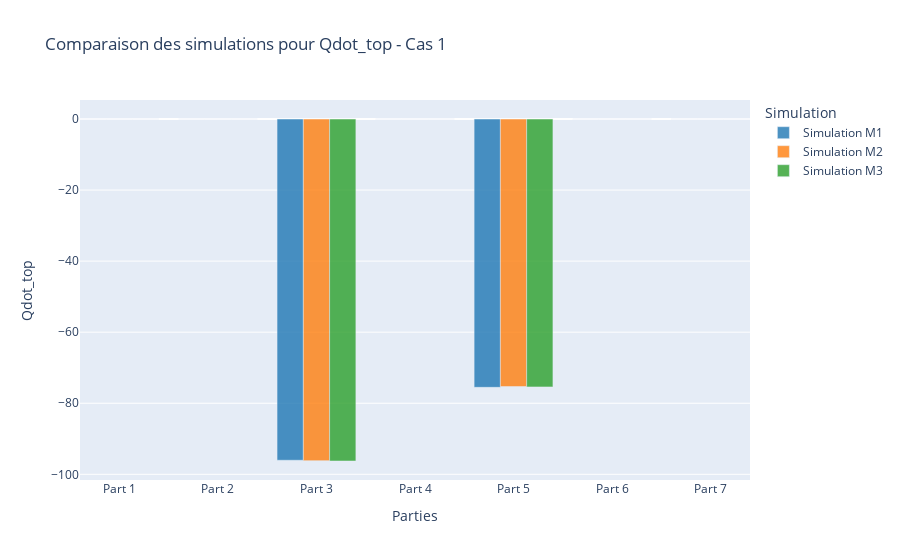
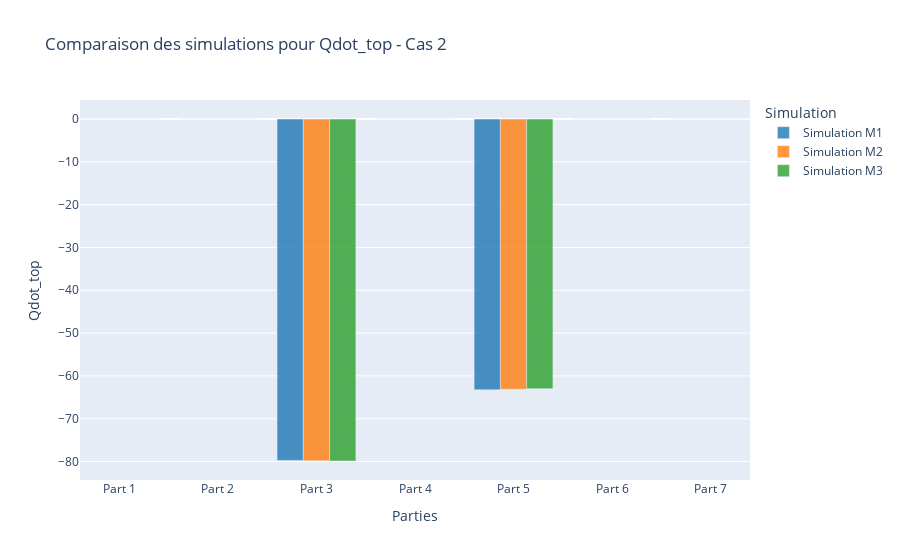
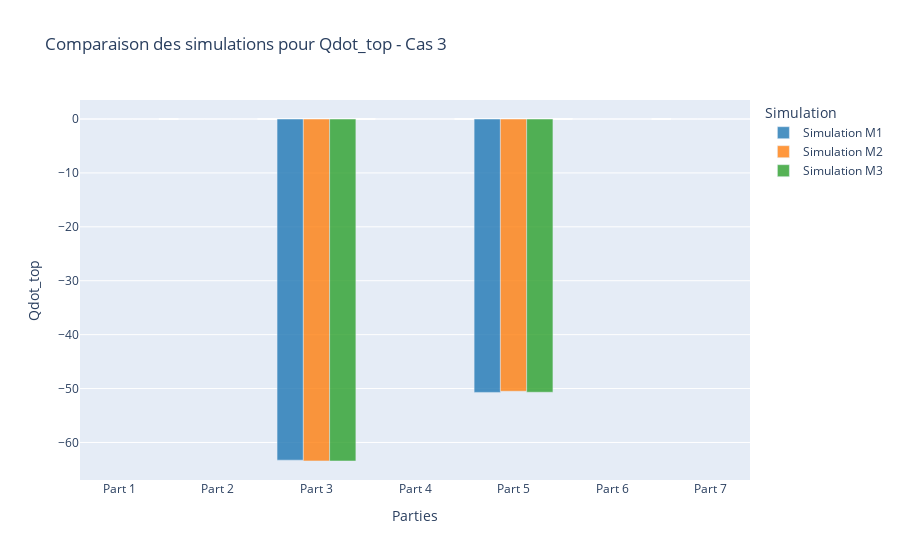
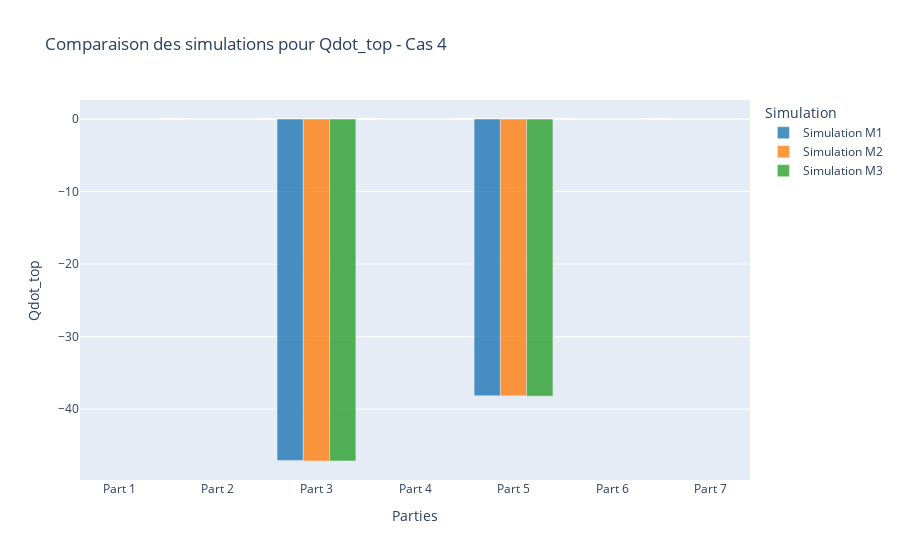

Notebook cell for these charts, in order:
### Code cell
## Comparaison Qdot_top_conv pour chaque partie // CFD

# Couleurs pour chaque simulation (autant de couleurs que de simulations)
sim_colors = ['#1f77b4', '#ff7f0e', '#2ca02c', '#d62728', '#9467bd', '#8c564b', '#e377c2']

# Initialisation de la liste de figures pour les graphiques par cas
fig_comparison_list = []

# Largeur des barres pour chaque simulation
bar_width = 0.8 / nb_mesh

# Positions des barres pour chaque partie et chaque simulation
bar_positions = np.arange(1, nb_hx + 3)  # positions pour chaque partie (1 à nb_hx)

# Boucle sur chaque cas
for case in range(nb_cases):
    # Créer une figure pour comparer les simulations
    fig_comparison = go.Figure()

    # Pour chaque simulation (chaque maillage)
    for mesh in range(nb_mesh):
        # Liste pour stocker les valeurs de Qdot_top_rad pour chaque partie
        top_rad_values = []

        # Pour chaque partie
        for part in range(1, nb_hx + 3):
            # Récupérer les valeurs de Qdot_top_rad pour la dernière itération pour ce cas et ce maillage
            iteration = limit_big_it - 1
            Qdot_tube, Qdot_top, Qdot_abs, Qdot_top_rad = calculate_Qdot(mesh, case, iteration)
            top_rad_values.append(Qdot_top[part - 1])

        # Ajouter les barres pour chaque partie
        fig_comparison.add_trace(go.Bar(
            x=bar_positions + (mesh - (nb_mesh - 1) / 2) * bar_width,
            y=top_rad_values,
            name=f'Simulation M{mesh + 1}',
            marker_color=sim_colors[mesh],
            width=bar_width,
            opacity=0.8
        ))

    # Mise en forme du titre et des axes
    fig_comparison.update_layout(
        title=f'Comparaison des simulations pour Qdot_top - Cas {case + 1}',
        xaxis_title='Parties',
        yaxis_title='Qdot_top',
        xaxis=dict(
            tickmode='array',
            tickvals=np.arange(1, nb_hx + 3),
            ticktext=[f'Part {i}' for i in range(1, nb_hx + 3)]
        ),
        barmode='group',  # Regrouper les barres
        legend_title='Simulation'
    )

    # Ajouter la figure à la liste
    fig_comparison_list.append(fig_comparison)

# Afficher toutes les figures
for fig_comparison in fig_comparison_list:
    fig_comparison.show()

### Figure 1 — Plotly figure (JSON) as saved in the notebook; plotly's stock layout.template omitted (floating-point values rounded to 4 significant figures)
{"data": [{"marker": {"color": "#1f77b4"}, "name": "Simulation M1", "opacity": 0.8, "type": "bar", "width": 0.2667, "x": [0.7333, 1.733, 2.733, 3.733, 4.733, 5.733, 6.733], "y": [1e-06, 1e-06, -96.05, 1e-06, -75.52, 1e-06, 1e-06]}, {"marker": {"color": "#ff7f0e"}, "name": "Simulation M2", "opacity": 0.8, "type": "bar", "width": 0.2667, "x": [1, 2, 3, 4, 5, 6, 7], "y": [1e-06, 1e-06, -96.15, 1e-06, -75.3, 1e-06, 1e-06]}, {"marker": {"color": "#2ca02c"}, "name": "Simulation M3", "opacity": 0.8, "type": "bar", "width": 0.2667, "x": [1.267, 2.267, 3.267, 4.267, 5.267, 6.267, 7.267], "y": [1e-06, 1e-06, -96.25, 1e-06, -75.4, 1e-06, 1e-06]}], "layout": {"barmode": "group", "legend": {"title": {"text": "Simulation"}}, "title": {"text": "Comparaison des simulations pour Qdot_top - Cas 1"}, "xaxis": {"tickmode": "array", "ticktext": ["Part 1", "Part 2", "Part 3", "Part 4", "Part 5", "Part 6", "Part 7"], "tickvals": [1, 2, 3, 4, 5, 6, 7], "title": {"text": "Parties"}}, "yaxis": {"title": {"text": "Qdot_top"}}}}

### Figure 2 — Plotly figure (JSON) as saved in the notebook; plotly's stock layout.template omitted (floating-point values rounded to 4 significant figures)
{"data": [{"marker": {"color": "#1f77b4"}, "name": "Simulation M1", "opacity": 0.8, "type": "bar", "width": 0.2667, "x": [0.7333, 1.733, 2.733, 3.733, 4.733, 5.733, 6.733], "y": [1e-06, 1e-06, -79.73, 1e-06, -63.24, 1e-06, 1e-06]}, {"marker": {"color": "#ff7f0e"}, "name": "Simulation M2", "opacity": 0.8, "type": "bar", "width": 0.2667, "x": [1, 2, 3, 4, 5, 6, 7], "y": [1e-06, 1e-06, -79.83, 1e-06, -63.11, 1e-06, 1e-06]}, {"marker": {"color": "#2ca02c"}, "name": "Simulation M3", "opacity": 0.8, "type": "bar", "width": 0.2667, "x": [1.267, 2.267, 3.267, 4.267, 5.267, 6.267, 7.267], "y": [1e-06, 1e-06, -79.87, 1e-06, -62.99, 1e-06, 1e-06]}], "layout": {"barmode": "group", "legend": {"title": {"text": "Simulation"}}, "title": {"text": "Comparaison des simulations pour Qdot_top - Cas 2"}, "xaxis": {"tickmode": "array", "ticktext": ["Part 1", "Part 2", "Part 3", "Part 4", "Part 5", "Part 6", "Part 7"], "tickvals": [1, 2, 3, 4, 5, 6, 7], "title": {"text": "Parties"}}, "yaxis": {"title": {"text": "Qdot_top"}}}}

### Figure 3 — Plotly figure (JSON) as saved in the notebook; plotly's stock layout.template omitted (floating-point values rounded to 4 significant figures)
{"data": [{"marker": {"color": "#1f77b4"}, "name": "Simulation M1", "opacity": 0.8, "type": "bar", "width": 0.2667, "x": [0.7333, 1.733, 2.733, 3.733, 4.733, 5.733, 6.733], "y": [1e-06, 1e-06, -63.28, 1e-06, -50.71, 1e-06, 1e-06]}, {"marker": {"color": "#ff7f0e"}, "name": "Simulation M2", "opacity": 0.8, "type": "bar", "width": 0.2667, "x": [1, 2, 3, 4, 5, 6, 7], "y": [1e-06, 1e-06, -63.43, 1e-06, -50.5, 1e-06, 1e-06]}, {"marker": {"color": "#2ca02c"}, "name": "Simulation M3", "opacity": 0.8, "type": "bar", "width": 0.2667, "x": [1.267, 2.267, 3.267, 4.267, 5.267, 6.267, 7.267], "y": [1e-06, 1e-06, -63.44, 1e-06, -50.68, 1e-06, 1e-06]}], "layout": {"barmode": "group", "legend": {"title": {"text": "Simulation"}}, "title": {"text": "Comparaison des simulations pour Qdot_top - Cas 3"}, "xaxis": {"tickmode": "array", "ticktext": ["Part 1", "Part 2", "Part 3", "Part 4", "Part 5", "Part 6", "Part 7"], "tickvals": [1, 2, 3, 4, 5, 6, 7], "title": {"text": "Parties"}}, "yaxis": {"title": {"text": "Qdot_top"}}}}

### Figure 4 — Plotly figure (JSON) as saved in the notebook; plotly's stock layout.template omitted (floating-point values rounded to 4 significant figures)
{"data": [{"marker": {"color": "#1f77b4"}, "name": "Simulation M1", "opacity": 0.8, "type": "bar", "width": 0.2667, "x": [0.7333, 1.733, 2.733, 3.733, 4.733, 5.733, 6.733], "y": [1e-06, 1e-06, -47.06, 1e-06, -38.14, 1e-06, 1e-06]}, {"marker": {"color": "#ff7f0e"}, "name": "Simulation M2", "opacity": 0.8, "type": "bar", "width": 0.2667, "x": [1, 2, 3, 4, 5, 6, 7], "y": [1e-06, 1e-06, -47.14, 1e-06, -38.15, 1e-06, 1e-06]}, {"marker": {"color": "#2ca02c"}, "name": "Simulation M3", "opacity": 0.8, "type": "bar", "width": 0.2667, "x": [1.267, 2.267, 3.267, 4.267, 5.267, 6.267, 7.267], "y": [1e-06, 1e-06, -47.14, 1e-06, -38.2, 1e-06, 1e-06]}], "layout": {"barmode": "group", "legend": {"title": {"text": "Simulation"}}, "title": {"text": "Comparaison des simulations pour Qdot_top - Cas 4"}, "xaxis": {"tickmode": "array", "ticktext": ["Part 1", "Part 2", "Part 3", "Part 4", "Part 5", "Part 6", "Part 7"], "tickvals": [1, 2, 3, 4, 5, 6, 7], "title": {"text": "Parties"}}, "yaxis": {"title": {"text": "Qdot_top"}}}}
